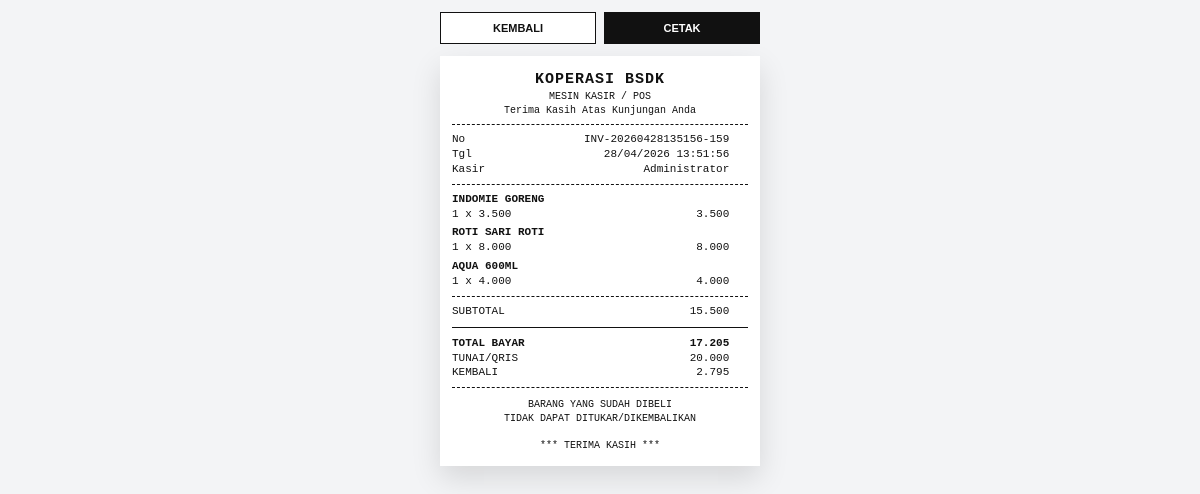
Page /struk.php?invoice=INV-20260428135156-159 on the committed database.
### tables this page shows
CREATE TABLE `transaksi` (
  `id` int(11) NOT NULL AUTO_INCREMENT,
  `invoice` varchar(80) NOT NULL,
  `user_id` int(11) DEFAULT NULL,
  `member_id` int(11) DEFAULT NULL,
  `total` int(11) NOT NULL,
  `diskon` int(11) DEFAULT 0,
  `diskon_id` int(11) DEFAULT NULL,
  `bayar` int(11) NOT NULL,
  `kembalian` int(11) NOT NULL,
  `catatan` varchar(255) DEFAULT NULL,
  `point_dapat` int(11) NOT NULL DEFAULT 0,
  `created_at` timestamp NOT NULL DEFAULT current_timestamp(),
  `metode_pembayaran` varchar(30) DEFAULT 'tunai',
  `payment_status` varchar(30) DEFAULT 'pending',
  `payment_reference` varchar(100) DEFAULT NULL,
  `qr_url` text DEFAULT NULL,
  PRIMARY KEY (`id`),
  UNIQUE KEY `invoice` (`invoice`),
  KEY `user_id` (`user_id`),
  KEY `fk_transaksi_member` (`member_id`),
  CONSTRAINT `fk_transaksi_member` FOREIGN KEY (`member_id`) REFERENCES `member` (`id`) ON DELETE SET NULL,
  CONSTRAINT `transaksi_ibfk_1` FOREIGN KEY (`user_id`) REFERENCES `users` (`id`) ON DELETE SET NULL
);

CREATE TABLE `transaksi_detail` (
  `id` int(11) NOT NULL AUTO_INCREMENT,
  `transaksi_id` int(11) NOT NULL,
  `produk_id` int(11) NOT NULL,
  `kode` varchar(80) NOT NULL,
  `nama` varchar(160) NOT NULL,
  `harga_normal` int(11) DEFAULT NULL,
  `harga` int(11) NOT NULL,
  `diskon` int(11) DEFAULT 0,
  `diskon_id` int(11) DEFAULT NULL,
  `qty` int(11) NOT NULL,
  `subtotal` int(11) NOT NULL,
  PRIMARY KEY (`id`),
  KEY `transaksi_id` (`transaksi_id`),
  KEY `produk_id` (`produk_id`),
  CONSTRAINT `transaksi_detail_ibfk_1` FOREIGN KEY (`transaksi_id`) REFERENCES `transaksi` (`id`) ON DELETE CASCADE,
  CONSTRAINT `transaksi_detail_ibfk_2` FOREIGN KEY (`produk_id`) REFERENCES `produk` (`id`)
);

### struk.php (the view, shortened to what this page needs)
<?php
require_once 'config.php';
$invoice = trim($_GET['invoice'] ?? '');
function uang_struk($v): string
{
    return number_format((float)($v ?? 0), 0, ',', '.');
}
function line_lr(string $left, string $right, int $width = 42): string
{
    $left = trim($left);
    $right = trim($right);
    $space = $width - strlen($left) - strlen($right);
    return $left . str_repeat(' ', $space) . $right;
}
function cut_text(string $text, int $max): string
{
    $text = trim($text);
    if (strlen($text) <= $max) {
        return $text;
    }
    return substr($text, 0, max(0, $max - 1)) . '.';
}
try {
    $stmt = $pdo->prepare("
        SELECT
            t.*,
            m.kode AS member_kode,
            m.nama AS member_nama,
            m.point AS member_point_total,
            d.nama AS nama_diskon
        FROM transaksi t
        LEFT JOIN member m ON m.id = t.member_id
        LEFT JOIN diskon d ON d.id = t.diskon_id
        WHERE t.invoice = :invoice
        LIMIT 1
    ");
    $stmt->execute([':invoice' => $invoice]);
    $trx = $stmt->fetch(PDO::FETCH_ASSOC);
    $stmtDetail = $pdo->prepare("
        SELECT
            td.*,
            di.nama AS nama_diskon_item
        FROM transaksi_detail td
        LEFT JOIN diskon di ON di.id = td.diskon_id
        WHERE td.transaksi_id = :tid
        ORDER BY td.id ASC
    ");
    $stmtDetail->execute([':tid' => $trx['id']]);
    $items = $stmtDetail->fetchAll(PDO::FETCH_ASSOC);
    $subtotalNormal = 0;
    $subtotalSetelahDiskonBarang = 0;
    foreach ($items as $item) {
        $qty = (int)($item['qty'] ?? 0);
        $hargaNormal = $item['harga_normal'] !== null && $item['harga_normal'] !== ''
            ? (int)$item['harga_normal']
            : (int)($item['harga'] ?? 0);
        $hargaFinal = (int)($item['harga'] ?? $hargaNormal);
        $subtotalItem = (int)($item['subtotal'] ?? ($hargaFinal * $qty));
        $normalItem = $hargaNormal * $qty;
        $subtotalNormal += $normalItem;
        $subtotalSetelahDiskonBarang += $subtotalItem;
    }
    $totalBayar = (int)($trx['total'] ?? $subtotalSetelahDiskonBarang);
    $bayar = (int)($trx['bayar'] ?? 0);
    $kembalian = (int)($trx['kembalian'] ?? max(0, $bayar - $totalBayar));
    $tanggalRaw = $trx['created_at'] ?? date('Y-m-d H:i:s');
    $tanggal = date('d/m/Y H:i:s', strtotime((string)$tanggalRaw));
    $operator = $_SESSION['nama'] ?? 'Administrator';
} catch (Throwable $e) {
    die('Gagal memuat struk: ' . htmlspecialchars($e->getMessage()));
}
?>
<!DOCTYPE html>
<html lang="id">
<head>
</head>
<body>
    <div class="page">
        <div class="wrap">
            <div class="toolbar">
                <a href="pos.php">Kembali</a>
                <button type="button" onclick="window.print()">Cetak</button>
            </div>
            <div class="receipt">
                <div class="center">
                    <div class="store">KOPERASI BSDK</div>
                    <div class="small">MESIN KASIR / POS</div>
                    <div class="small">Terima Kasih Atas Kunjungan Anda</div>
                </div>
                <div class="dash"></div>
                <div class="line"><?= htmlspecialchars(line_lr('No', $invoice)) ?></div>
                <div class="line"><?= htmlspecialchars(line_lr('Tgl', $tanggal)) ?></div>
                <div class="line"><?= htmlspecialchars(line_lr('Kasir', (string)$operator)) ?></div>
                <div class="dash"></div>
                <?php foreach ($items as $item): ?>
                    <?php
                    $nama = (string)($item['nama'] ?? 'ITEM');
                    $qty = (int)($item['qty'] ?? 0);
                    $hargaNormal = $item['harga_normal'] !== null && $item['harga_normal'] !== ''
                        ? (int)$item['harga_normal']
                        : (int)($item['harga'] ?? 0);
                    $normalItem = $hargaNormal * $qty;
                    ?>
                    <div class="item-name"><?= htmlspecialchars(cut_text($nama, 38)) ?></div>
                    <div class="line"><?= htmlspecialchars(line_lr($qty . ' x ' . uang_struk($hargaNormal), uang_struk($normalItem))) ?></div>
                <?php endforeach; ?>
                <div class="dash"></div>
                <div class="line"><?= htmlspecialchars(line_lr('SUBTOTAL', uang_struk($subtotalNormal))) ?></div>
                <div class="solid"></div>
                <div class="line bold"><?= htmlspecialchars(line_lr('TOTAL BAYAR', uang_struk($totalBayar))) ?></div>
                <div class="line"><?= htmlspecialchars(line_lr('TUNAI/QRIS', uang_struk($bayar))) ?></div>
                <div class="line"><?= htmlspecialchars(line_lr('KEMBALI', uang_struk($kembalian))) ?></div>
                <div class="dash"></div>
                <div class="thanks">
                    BARANG YANG SUDAH DIBELI<br>
                    TIDAK DAPAT DITUKAR/DIKEMBALIKAN<br><br>
                    *** TERIMA KASIH ***
                </div>
            </div>
        </div>
    </div>
</body>
</html>

### struk.php (style rules this page uses)
* { box-sizing: border-box; }
body { margin: 0; background: #f3f4f6; font-family: "Courier New", Courier, monospace; color: #111; }
.page { min-height: 100vh; padding: 12px; display: flex; justify-content: center; align-items: flex-start; }
.wrap { width: 320px; }
.toolbar { display: flex; gap: 8px; margin-bottom: 12px; font-family: Arial, sans-serif; }
.toolbar a, .toolbar button { flex: 1; border: 1px solid #111; padding: 9px 10px; font-size: 11px; font-weight: 800; text-transform: uppercase; text-align: center; cursor: pointer; text-decoration: none; }
.toolbar a { background: #fff; color: #111; }
.toolbar button { background: #111; color: #fff; }
.receipt { width: 320px; background: #fff; padding: 14px 12px; box-shadow: 0 12px 28px rgba(0, 0, 0, .12); font-size: 11px; line-height: 1.35; }
.center { text-align: center; }
.store { font-size: 15px; font-weight: 900; letter-spacing: 1px; }
.small { font-size: 10px; }
.bold { font-weight: 800; }
.dash { border-top: 1px dashed #111; margin: 7px 0; }
.solid { border-top: 1px solid #111; margin: 8px 0; }
.line { white-space: pre; overflow: hidden; }
.item-name { margin-top: 4px; font-weight: 800; text-transform: uppercase; white-space: pre-wrap; word-break: break-word; }
.thanks { margin-top: 10px; text-align: center; font-size: 10px; }

### rows in the picture
transaksi: created_at "Tgl 28/04/2026 13:51:56", total "TOTAL BAYAR 17.205", bayar "TUNAI/QRIS 20.000", kembalian "KEMBALI 2.795"
transaksi_detail: nama "INDOMIE GORENG", qty+harga_normal+harga "1 x 3.500 3.500"
transaksi_detail: nama "ROTI SARI ROTI", qty+harga_normal+harga "1 x 8.000 8.000"
transaksi_detail: nama "AQUA 600ML", qty+harga_normal+harga "1 x 4.000 4.000"

### other values in the picture
line_lr('No', $invoice) "No INV-20260428135156-159"
line_lr('Kasir', (string)$operator) "Kasir Administrator"
line_lr('SUBTOTAL', uang_struk($subtotalNormal)) "SUBTOTAL 15.500"
